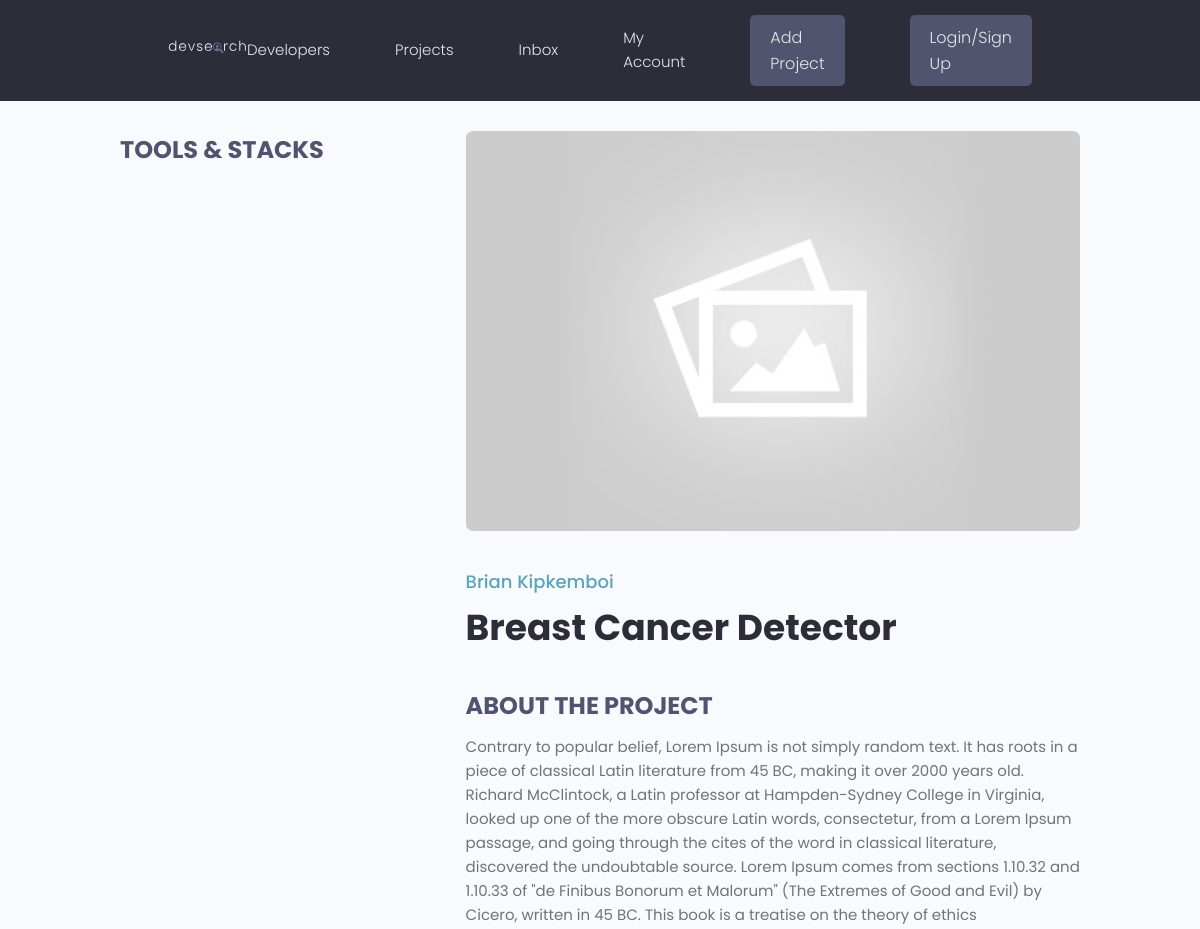
/projects/project/cd9d522d-9a79-4156-baad-cc5bcc75a115 (upper part), run on an earlier commit of the app's database.
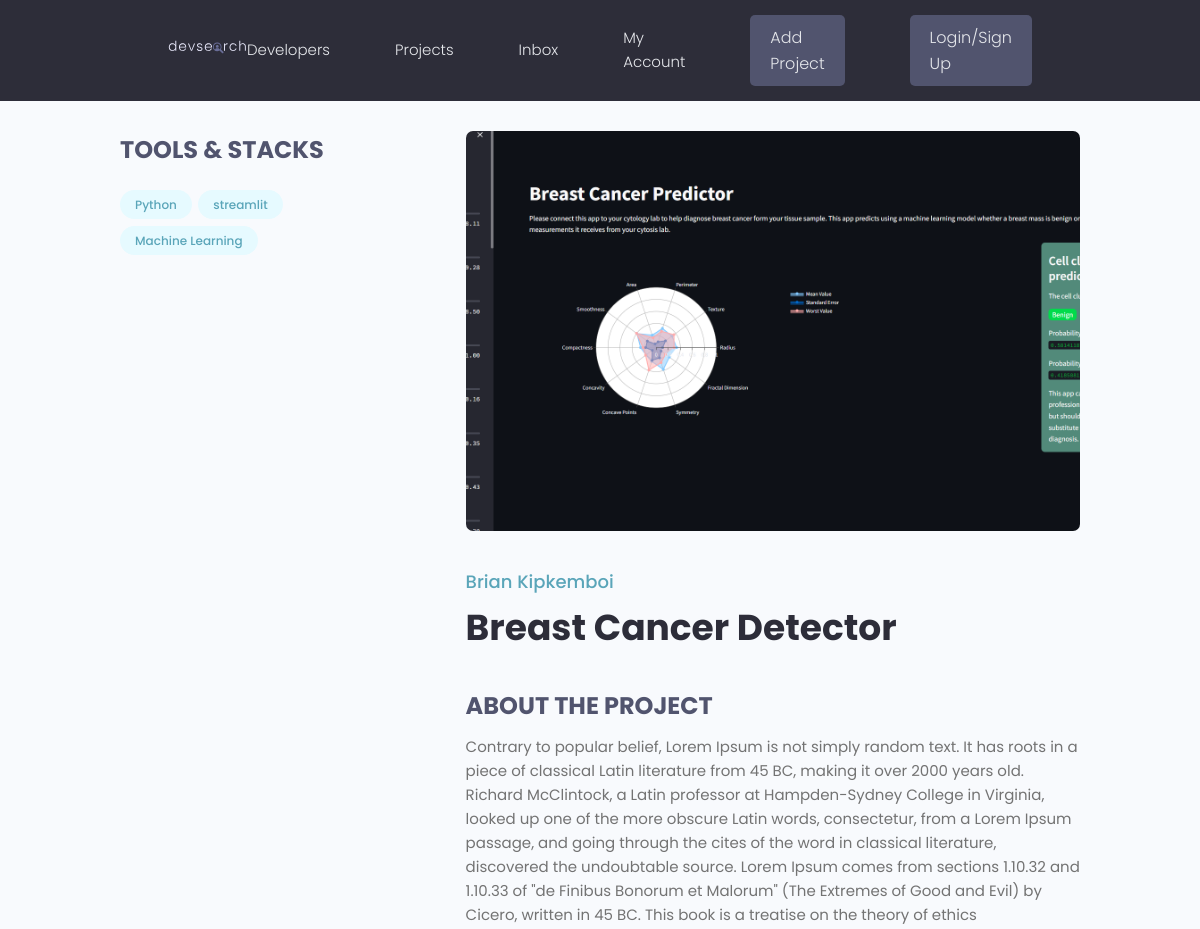
And on a later commit of the database.
### projects/models.py (models this page shows, shortened)
class Project(models.Model):
    owner = models.ForeignKey(Profile, null=True, blank=True, on_delete=models.SET_NULL)
    title = models.CharField(max_length=200)
    description = models.TextField(null=True, blank=True)
    featured_image = models.ImageField(null=True, blank=True, default="default.jpg")
    demo_link = models.CharField(max_length=2000, null=True, blank=True)
    source_link = models.CharField(max_length=2000, null=True, blank=True)
    tags = models.ManyToManyField('Tag', blank=True)
    vote_total = models.IntegerField(default=0, null=True, blank=True)
    vote_ratio = models.IntegerField(default=0, null=True, blank=True)
    created = models.DateTimeField(auto_now_add=True)
    id = models.UUIDField(default=uuid.uuid4, unique=True, primary_key=True, editable=False)

class Tag(models.Model):
    name = models.CharField(max_length=200)
    created = models.DateTimeField(auto_now_add=True)
    id = models.UUIDField(default=uuid.uuid4, unique=True, primary_key=True, editable=False)
    def __str__(self):
        return self.name

### projects/views.py (the view)
# urls.py: path('project/<str:pk>', views.project, name="project"),
def project(request, pk):
    projectObj = Project.objects.get(id=pk)
    return render(request, 'projects/single-project.html', {'project': projectObj} )

### projects/templates/projects/single-project.html (shortened to what this page needs)
{% extends 'main.html' %}
{% block content %}
<main class="singleProject my-md">
    <div class="container">
      <div class="layout">
        <div class="column column--1of3">
          <h3 class="singleProject__subtitle">Tools & Stacks</h3>
          <div class="singleProject__toolStack">
            {% for tag in project.tags.all %}
                  <span class="tag tag--pill tag--main">
                    <small>{{tag}}</small>
                  </span>
            {% endfor %}
          </div>
        </div>
        <div class="column column--2of3">
          <img class="singleProject__preview" src="{{ project.featured_image.url }}" alt="portfolio thumbnail" />
          <a href="profile.html" class="singleProject__developer">Brian Kipkemboi</a>
          <h2 class="singleProject__title">{{project.title}}</h2>
          <h3 class="singleProject__subtitle">About the Project</h3>
          <div class="singleProject__info">
            {{project.description}}
          </div>
        </div>
      </div>
    </div>
  </main>
{% endblock content %}

What changed in the data, as far as the page shows it:
now on this page (row unchanged): Tag: name "Python"
added Tag: name "streamlit"
added Tag: name "Machine Learning"
changed Project "Breast Cancer Detector": featured_image: picture added in place of a placeholder
